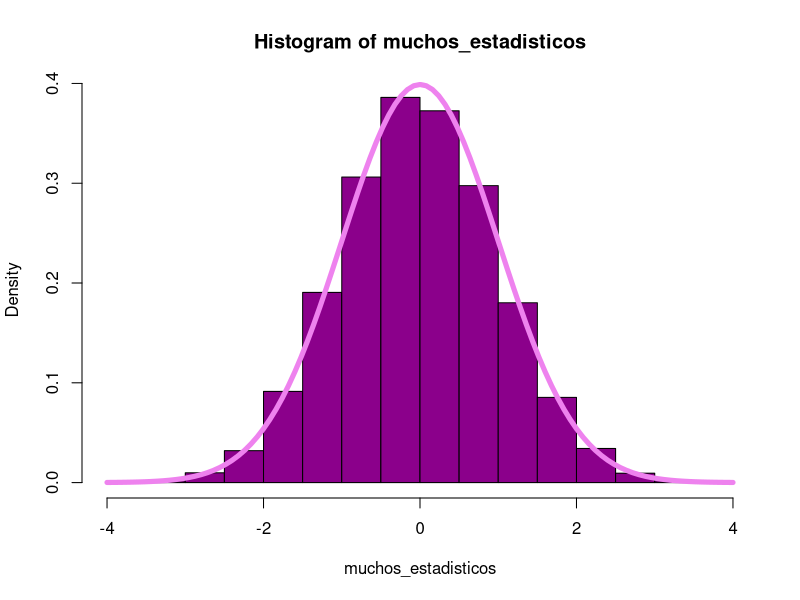
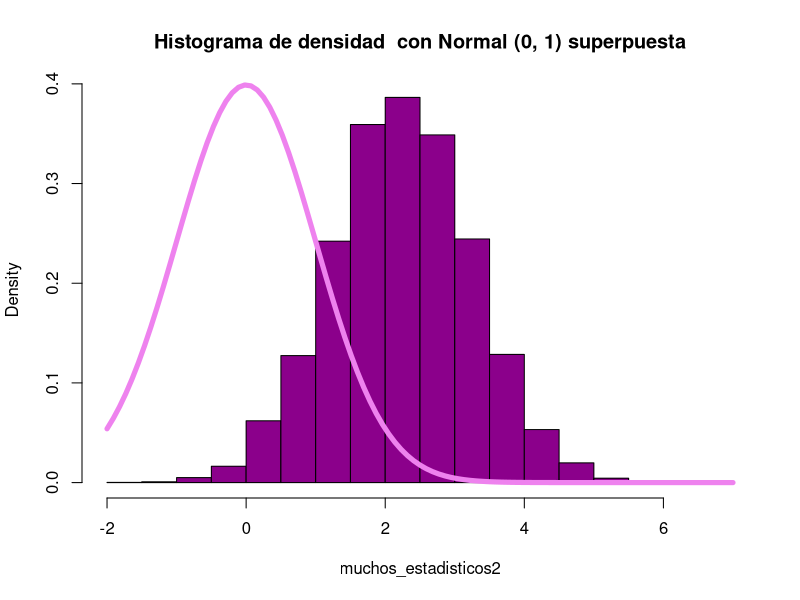
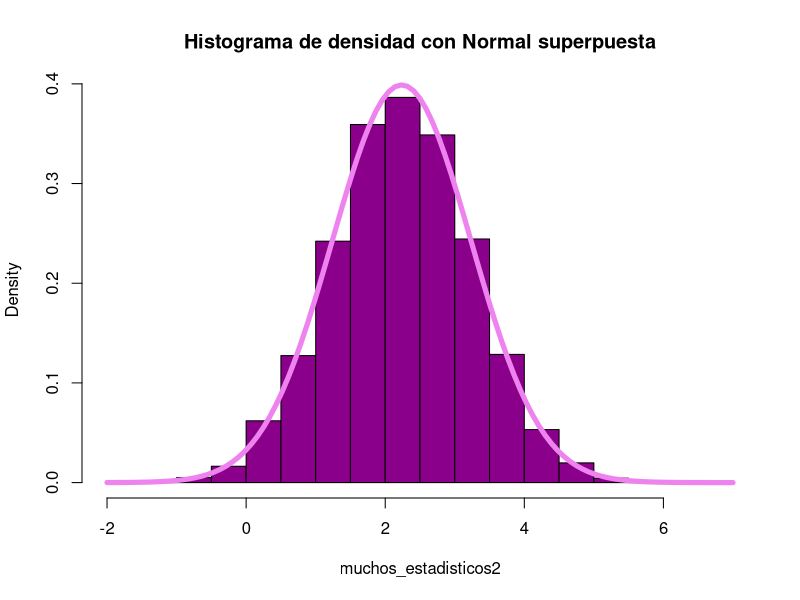

Write the R code that produced these figures, in order.
## ---- chunk 1
n = 5
set.seed(44512364) 
concentraciones = rnorm(5,80,4)
(mean(concentraciones) - 80) / sqrt(16/n)
(mean(concentraciones) - 80) / sqrt(16/n) < qnorm(0.9)
## ---- chunk 2
estadistico = function(a){
  (mean(a)-80)/sqrt(16/length(a))
}

estadistico(concentraciones)
## ---- chunk 3
Nrep = 10000
muchos_estadisticos = replicate(Nrep,estadistico(rnorm(5,80,4)))
mean(muchos_estadisticos > qnorm(0.9))
## ---- chunk 4
hist(muchos_estadisticos,probability = TRUE, col="darkmagenta")
curve(dnorm(x, mean=0, sd=1), 
      col="violet", add=TRUE, lwd=5)
## ---- chunk 5
mean(muchos_estadisticos > qnorm(0.9))
## ---- chunk 6
Nrep = 10000
muchos_estadisticos2 <- replicate(Nrep,estadistico(rnorm(5,84,4)))
sum(muchos_estadisticos2 > qnorm(0.9))
## ---- chunk 7
hist(muchos_estadisticos2, probability = TRUE, main = "Histograma de densidad  con Normal (0, 1) superpuesta", col="darkmagenta")
curve(dnorm(x,0,1), add=TRUE, lwd=5, col="violet")
## ---- chunk 8
hist(muchos_estadisticos2, probability = TRUE, main = "Histograma de densidad con Normal superpuesta", col="darkmagenta")
curve(dnorm(x,4/sqrt(16/5),1), add=TRUE, lwd=5, col="violet")
## ---- chunk 9
mean(muchos_estadisticos2 < qnorm(0.9))
## ---- chunk 10
nivel = 0.05
qnorm(1 - nivel)
## ---- chunk 11
mean(muchos_estadisticos2 < qnorm(0.95))
## ---- chunk 12
valores = c(81.12, 82.87, 82.08, 81.19, 78.31, 82.26, 87.85)

estadistico_valores = estadistico(valores)
p_valor = 1 - pnorm(estadistico_valores, 0, 1)

estadistico_valores 
p_valor
## ---- chunk 13
Nrep = 10000
mean(replicate(Nrep, estadistico(rnorm(7,80,4))) > estadistico_valores)
